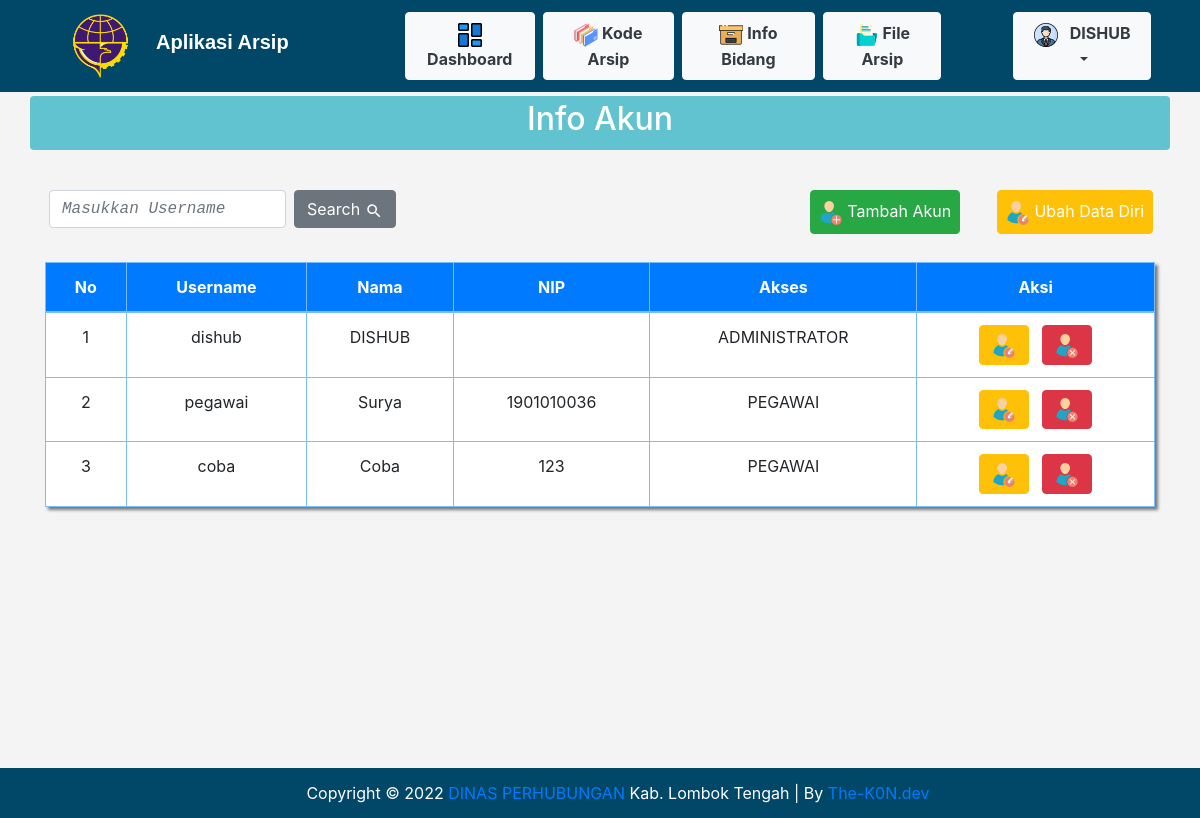
/info_akun.php (signed in), run on the app's committed database.
### tables this page shows
CREATE TABLE `user` (
  `id_user` int(11) NOT NULL,
  `username` varchar(20) NOT NULL,
  `password` varchar(350) NOT NULL,
  `nama` varchar(50) NOT NULL,
  `nip` varchar(20) NOT NULL,
  `akses` enum('administrator','pegawai') NOT NULL
);

### functions.php (called while the page is built, shortened)
<?php
$koneksi = mysqli_connect("localhost", "root", "" , "arsipdishub") or die;
function query($query){
	global $koneksi;
	$result = mysqli_query($koneksi, $query);
	$rows = [];
	while ($row = mysqli_fetch_assoc($result)) {
		$rows[] = $row;
	}
	return $rows;
}
 ?>

### info_akun.php (the view, shortened to what this page needs)
<?php
require 'functions.php';
$ambil = query("SELECT * FROM user WHERE id_user ='$_SESSION[id_user]'")[0];
$isi = mysqli_query($koneksi, "SELECT * FROM user");
?>
<!doctype html>
<html lang="en">
<head>
	<link rel="stylesheet" href="vendor/bootstrap.min.css">
	<link rel="stylesheet" href="vendor/style.css">
</head>
<body class="bg">
	<?php include 'include/navbar.php'; ?>
	<section>
		<div class="container">
			<div class="row">
				<div class="col rounded text-white p-1 bg-supergraphicss text-center">
					<h2>Info Akun</h2>
				</div>
			</div>
			<br>
			<div class="row rounded text-center justify-content-center mb-1">
				<div class="col-md-8 mt-3 mb-4">
					<form class="form-inline my-2 my-lg-0 m-1" method="post">
						<input class="form-control mr-sm-2" type="text" autocomplete="off" style="font-style: italic; font-family: monospace;" placeholder="Masukkan Username" aria-label="Search" name="keyword">
						<button class="btn btn-secondary my-2 my-sm-0" name="cari" type="submit">Search <img src="img/baseline_search_white_18dp.png"></button>
					</form>
				</div>
				<?php if ($_SESSION['akses'] == 'administrator') : ?>
					<div class="col-md-2 mt-3 mb-4">
						<a href="tambah_akun.php" class="btn btn-success p-2 text-center text-white">
							<img src="Icon/add_user.png"> Tambah Akun</a>
					</div>
				<?php endif ?>
				<?php if ($ambil['id_user']) : ?>
					<div class="col-md-2 mt-3 mb-4">
						<a href="ubah_akun.php?id=<?= $ambil['id_user']; ?>" onclick="return confirm('Apakah Anda Ingin Mengubah Data Diri ?');" class="btn btn-warning p-2 text-center text-white">
							<img src="Icon/edit_user.png"> Ubah Data Diri</a>
					</div>
				<?php endif ?>
			</div>
			<table class="table bg-white table-bordered table-hover table-primary shadow-box">
				<thead class="bg-primary text-white text-center">
					<tr>
						<th>No</th>
						<th>Username</th>
						<th>Nama</th>
						<th>NIP</th>
						<th>Akses</th>
						<?php if ($_SESSION['akses'] == 'administrator') : ?>
							<th>Aksi</th>
						<?php endif; ?>
					</tr>
				</thead>
				<tbody>
					<?php $i = 1; ?>
					<?php foreach ($isi as $row) : ?>
						<tr class="text-center">
							<td><?= $i; ?></td>
							<td><?= $row['username']; ?></td>
							<td><?= ucwords($row['nama']); ?></td>
							<td><?= $row['nip']; ?></td>
							<td><?= strtoupper($row['akses']); ?></td>
							<?php if ($_SESSION['akses'] == 'administrator') : ?>
								<td>
									<a href="ubah_akun.php?id=<?= $row['id_user']; ?>" onclick="return confirm('Apakah Anda Ingin Mengubah Akun ?');" class="btn btn-warning">
										<img src="Icon/edit_user.png"></a>
									<a href="hapus_akun.php?id=<?= $row['id_user']; ?>" onclick="return confirm('Apakah Anda Ingin Menghapus Akun ?');" class="btn btn-danger">
										<img src="icon/delete_user.png"></a>
								</td>
							<?php endif ?>
						</tr>
						<?php $i++; ?>
					<?php endforeach; ?>
				</tbody>
			</table>
		</div>
	</section>
	<br><br><br>
	<div class="footer fixed-bottom">
		<center>
			Copyright &copy; <?= date('Y'); ?> <a href="https://lomboktengahkab.go.id/halaman/dinas-perhubungan">DINAS PERHUBUNGAN </a>Kab. Lombok Tengah | By <a href='https://the-k0n.github.io/' title='The-K0N.dev' target='_blank'>The-K0N.dev</a>
		</center>
	</div>
</body>
</html>

### data on the page
user: username "dishub", nama "DISHUB", akses "ADMINISTRATOR"
user: username "pegawai", nama "Surya", nip "1901010036", akses "PEGAWAI"
user: username "coba", nama "Coba", nip "123", akses "PEGAWAI"

### other printed values
$_SESSION["nama"] "DISHUB"
